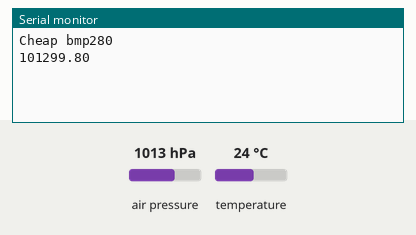
A sketch run on a simulated Arduino Uno, built with avr-gcc and run on an emulated ATmega328P. On the bench: the last lines printed to the serial monitor. Wiring (inferred from the names in the program): BMP280 pressure sensor at I2C address 0x76. The test bench sets the inputs (shaded band); at power-on: air pressure 1013 hPa, temperature 24 °C.

Above: at 9.7 s.
9.8 s: air pressure set to 952 hPa
At 11.1 s:
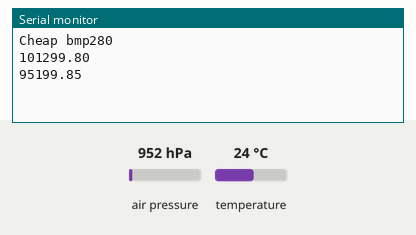
11.3 s: temperature set to 12 °C
At 12.7 s:
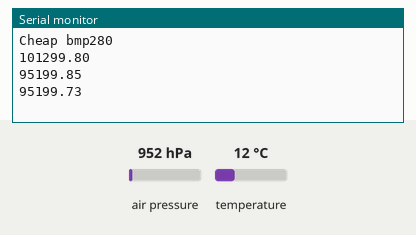
12.8 s: air pressure set to 975 hPa
At 15.9 s:
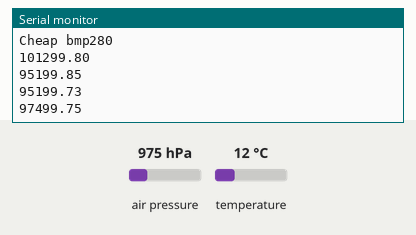
Timing chart, 0 to 17.4 s (numbered marks = the images above; inputs shaded):
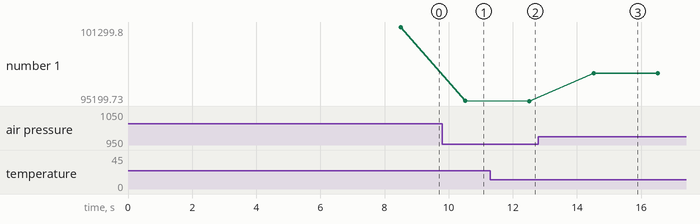

The sketch:

read_altitude.ino
```cpp
/*

  For more info about this code consult my OneNote Project Structure in the PERSONAL - WATER ROCKET file

*/

#include <Wire.h>
#include <math.h>


int32_t t_fine;
uint16_t dig_T1, dig_P1; //unsigned
int16_t signed_digT[4]; //dig_T2 to T3, and dig_P2 to P9; Array[0] and array[1] = 0 for simplicity
int16_t signed_digP[10]; //dig_P2 to P9; Array[0] and array[1] = 0 for simplicity
//VALUES IN THE ARRAY ARE NORMALY NUMERATED WITH THE DATASHEET NUMBER OF COEFFICIENT e.g digP4 = signed_digP[4]


#define bmp280add 0x76

int32_t rawTemp, rawPressure;

float referenceTemperature = 27.1;
float referencePressure;

void setup() {
  // put your setup code here, to run once:
  Serial.begin(9600);
  while(!Serial) {
  }
  Serial.println("Cheap bmp280");

  Wire.begin();
  delay(250);
  readCoefficients();

  //Initializes configuration of oversamplings and power
  Wire.beginTransmission(bmp280add);
  Wire.write(0xF4);
  Wire.write(0x57); //0x53 to set x2 Temp-oversampling; x16 pressure-oversampling and normal power-mode
  Wire.endTransmission();

  Wire.beginTransmission(bmp280add);
  Wire.write(0xF5);
  Wire.write(0x14); //Set standby to sandard and filter to 16w. Finally to 00 bits we ignore cause they are for serial communication
  Wire.endTransmission();

  delay(100);


  getReferencePressure();
}

void getReferencePressure() {
  float pressures = 0;
  int counter = 0;
  for(int i = 0; i < 100; i++) {
    pressures += readPressure();
    counter++;
    delay(50);
  }
  referencePressure = pressures/counter;
  delay(3000);
}

void readCoefficients() {
  Wire.beginTransmission(bmp280add);
  Wire.write(0x88);
  Wire.endTransmission();
  Wire.requestFrom(bmp280add, 24);
  if(Wire.available() == 24) {
    //Different structure than as usual bc the MSB is the second byte, not the first one:
    dig_T1 = int16_t(Wire.read()) | int16_t(Wire.read()) << 8;
    for(int i = 2; i < 4; i++) {
      signed_digT[i] = int16_t(Wire.read()) | int16_t(Wire.read()) << 8;
    }
    dig_P1 = int16_t(Wire.read()) | int16_t(Wire.read()) << 8;
        for(int i = 2; i < 10; i++) {
      signed_digP[i] = int16_t(Wire.read()) | int16_t(Wire.read()) << 8;
    }
  }
}

float readTemperature(bool for_pressure) {
  if(for_pressure) {
    Wire.beginTransmission(bmp280add);
    Wire.write(0xF7);
    Wire.endTransmission();
    Wire.requestFrom(bmp280add, 6);
    rawPressure = (uint32_t(Wire.read()) << 16 | uint32_t(Wire.read()) << 8 | uint32_t(Wire.read())) >> 4;
  } else {
    Wire.beginTransmission(bmp280add);
    Wire.write(0xFA);
    Wire.endTransmission();
    Wire.requestFrom(bmp280add, 3);
  }
  if(Wire.available() >= 3) {
    /*
        * We call uint32_t to be able to translate 16 bit left-wise on every byte.
        It has to be unsigned cause that's how the data is given according to the datasheet
        * As XLSB has only 4 bits, and as according to the Datasheet the data-read-out
        gives a 20-bit integer, we move back our 24-bit
        integer so it becomes a 20-bit one with >>=4 (move all bits right-wise 4 positions)
    */
    rawTemp = (uint32_t(Wire.read()) << 16 | uint32_t(Wire.read()) << 8 | uint32_t(Wire.read())) >> 4;
    int32_t var1, var2, T;
    var1 = ((((rawTemp >> 3) - ((int32_t)dig_T1 << 1))) * ((int32_t)signed_digT[2])) >> 11;
    var2 = (((((rawTemp >> 4) - ((int32_t)dig_T1)) * ((rawTemp >> 4) - ((int32_t)dig_T1))) >> 12) * ((int32_t)signed_digT[3])) >>14;

    t_fine  = var1 + var2;

    T = (t_fine * 5 + 128) >> 8;

    return float(T) / 100;
  }
}

float readPressure() {
  readTemperature(1);
  int64_t var1, var2, p;

  var1 = ((int64_t)t_fine) - 128000;
  var2 = var1 * var1 * (int64_t)signed_digP[6];
  var2 = var2 + ((var1 * (int64_t)signed_digP[5]) << 17);
  var2 = var2 + (((int64_t)signed_digP[4]) << 35);
  var1 = ((var1 * var1 * (int64_t)signed_digP[3]) >> 8) +
         ((var1 * (int64_t)signed_digP[2]) << 12);
  var1 =
      (((((int64_t)1) << 47) + var1)) * ((int64_t)dig_P1) >> 33;

  if (var1 == 0) {
    return 0; // avoid exception caused by division by zero
  }
  p = 1048576 - rawPressure;
  p = (((p << 31) - var2) * 3125) / var1;
  var1 = (((int64_t)signed_digP[9]) * (p >> 13) * (p >> 13)) >> 25;
  var2 = (((int64_t)signed_digP[8]) * p) >> 19;

  p = ((p + var1 + var2) >> 8) + (((int64_t)signed_digP[7]) << 4);

  return (float)p / 256; //Returns altitude in pascals
}

double readAbsAltitude() {
  return (log((readPressure()/101325.0))/log(2.718281828)) * ((readTemperature(0) + 273.15))/(-3.416 / 100);
  //return 44330*(1-pow((readPressure()/101325), 0.19029));
}

void loop() {
  // put your main code here, to run repeatedly:
  Serial.println(readPressure());
  delay(2000);
}
```

Measured:
- after the input at 9.8 s, the serial monitor: prints a new line after 0.71 s (image 1)
- after the input at 11.3 s, the serial monitor: prints a new line after 1.2 s (image 2)
- after the input at 12.8 s, the serial monitor: prints a new line after 1.7 s (image 3)
- plotted number 1: 101299.8 → 95199.85 after the input at 9.8 s, 95199.85 → 95199.73 after the input at 11.3 s, 95199.73 → 97499.75 after the input at 12.8 s
